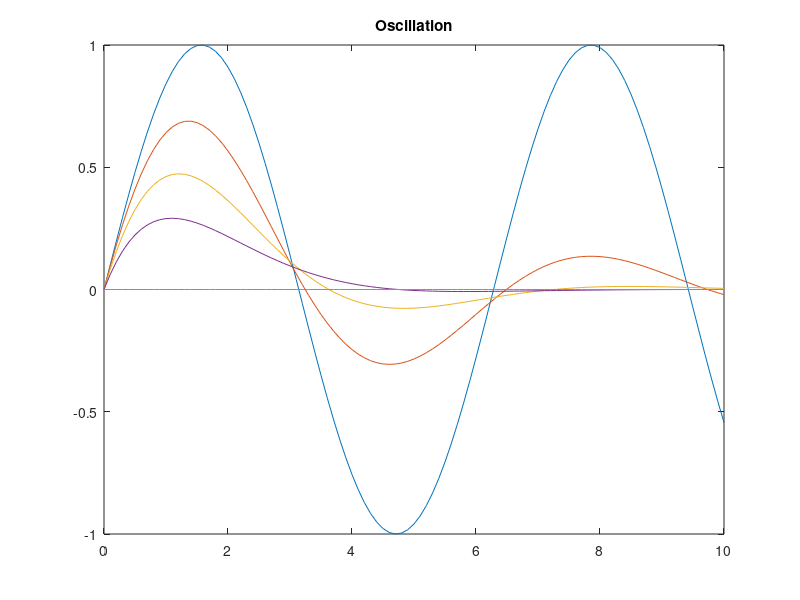

Reproduce this figure in MATLAB.
clc;clear;
k = 1 ;
w1 = @(R) sqrt(k-R.^2./4) ;
y = @(R , t) exp(-(R./2).*t).*sin(w1(R).*t) ;
t = [0:0.1:10] ;

for R=0:0.5:2
    f = y(R , t) ;
    plot(t , f);
    hold on;
end
title("Oscillation") ;
